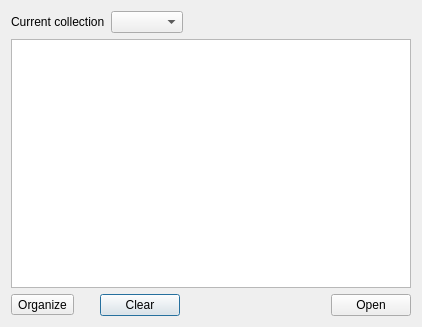
<?xml version="1.0" encoding="UTF-8"?>
<ui version="4.0">
 <class>Dialog</class>
 <widget class="QDialog" name="Dialog">
  <property name="geometry">
   <rect>
    <x>0</x>
    <y>0</y>
    <width>422</width>
    <height>327</height>
   </rect>
  </property>
  <property name="windowTitle">
   <string>Multi set manager</string>
  </property>
  <layout class="QVBoxLayout" name="verticalLayout">
   <item>
    <layout class="QHBoxLayout" name="horizontalLayout">
     <item>
      <widget class="QLabel" name="label">
       <property name="text">
        <string>Current collection</string>
       </property>
      </widget>
     </item>
     <item>
      <widget class="QComboBox" name="collectionCombo">
       <property name="sizeAdjustPolicy">
        <enum>QComboBox::AdjustToContents</enum>
       </property>
      </widget>
     </item>
     <item>
      <spacer name="horizontalSpacer">
       <property name="orientation">
        <enum>Qt::Horizontal</enum>
       </property>
       <property name="sizeHint" stdset="0">
        <size>
         <width>40</width>
         <height>20</height>
        </size>
       </property>
      </spacer>
     </item>
    </layout>
   </item>
   <item>
    <widget class="MultiTableView" name="multiTable">
     <property name="acceptDrops">
      <bool>true</bool>
     </property>
     <property name="editTriggers">
      <set>QAbstractItemView::AnyKeyPressed|QAbstractItemView::EditKeyPressed</set>
     </property>
     <property name="dragEnabled">
      <bool>true</bool>
     </property>
     <property name="dragDropMode">
      <enum>QAbstractItemView::DragDrop</enum>
     </property>
     <property name="defaultDropAction">
      <enum>Qt::ActionMask</enum>
     </property>
     <property name="selectionMode">
      <enum>QAbstractItemView::ContiguousSelection</enum>
     </property>
     <attribute name="horizontalHeaderVisible">
      <bool>false</bool>
     </attribute>
     <attribute name="verticalHeaderVisible">
      <bool>false</bool>
     </attribute>
    </widget>
   </item>
   <item>
    <layout class="QHBoxLayout" name="horizontalLayout_2">
     <item>
      <widget class="QToolButton" name="organizeBtn">
       <property name="text">
        <string>Organize</string>
       </property>
       <property name="icon">
        <iconset theme="view-list-details"/>
       </property>
       <property name="popupMode">
        <enum>QToolButton::InstantPopup</enum>
       </property>
       <property name="toolButtonStyle">
        <enum>Qt::ToolButtonTextBesideIcon</enum>
       </property>
      </widget>
     </item>
     <item>
      <spacer name="horizontalSpacer_2">
       <property name="orientation">
        <enum>Qt::Horizontal</enum>
       </property>
       <property name="sizeType">
        <enum>QSizePolicy::Fixed</enum>
       </property>
       <property name="sizeHint" stdset="0">
        <size>
         <width>20</width>
         <height>20</height>
        </size>
       </property>
      </spacer>
     </item>
     <item>
      <widget class="QPushButton" name="clearBtn">
       <property name="text">
        <string>Clear</string>
       </property>
       <property name="icon">
        <iconset theme="edit-delete"/>
       </property>
      </widget>
     </item>
     <item>
      <spacer name="horizontalSpacer_3">
       <property name="orientation">
        <enum>Qt::Horizontal</enum>
       </property>
       <property name="sizeHint" stdset="0">
        <size>
         <width>40</width>
         <height>20</height>
        </size>
       </property>
      </spacer>
     </item>
     <item>
      <widget class="QPushButton" name="openBtn">
       <property name="text">
        <string>Open</string>
       </property>
       <property name="icon">
        <iconset theme="document-open"/>
       </property>
      </widget>
     </item>
    </layout>
   </item>
  </layout>
 </widget>
 <customwidgets>
  <customwidget>
   <class>MultiTableView</class>
   <extends>QTableView</extends>
   <header>bigglesworth.dialogs.multibrowser</header>
  </customwidget>
 </customwidgets>
 <resources/>
 <connections/>
</ui>
